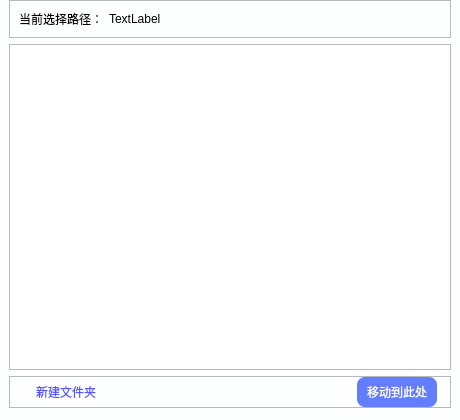
<?xml version="1.0" encoding="UTF-8"?>
<ui version="4.0">
 <class>Dialog</class>
 <widget class="QDialog" name="Dialog">
  <property name="geometry">
   <rect>
    <x>0</x>
    <y>0</y>
    <width>460</width>
    <height>420</height>
   </rect>
  </property>
  <property name="minimumSize">
   <size>
    <width>460</width>
    <height>420</height>
   </size>
  </property>
  <property name="maximumSize">
   <size>
    <width>460</width>
    <height>420</height>
   </size>
  </property>
  <property name="windowTitle">
   <string>移动文件到</string>
  </property>
  <property name="styleSheet">
   <string notr="true">#Dialog
{
	background:#FDFEFE;
}</string>
  </property>
  <layout class="QVBoxLayout" name="verticalLayout">
   <property name="spacing">
    <number>6</number>
   </property>
   <property name="leftMargin">
    <number>9</number>
   </property>
   <property name="topMargin">
    <number>0</number>
   </property>
   <property name="rightMargin">
    <number>9</number>
   </property>
   <property name="bottomMargin">
    <number>12</number>
   </property>
   <item>
    <widget class="QFrame" name="frame">
     <property name="frameShape">
      <enum>QFrame::StyledPanel</enum>
     </property>
     <property name="frameShadow">
      <enum>QFrame::Raised</enum>
     </property>
     <layout class="QHBoxLayout" name="horizontalLayout" stretch="1,10">
      <item>
       <widget class="QLabel" name="label_2">
        <property name="text">
         <string>当前选择路径：</string>
        </property>
       </widget>
      </item>
      <item>
       <widget class="QLabel" name="label_3">
        <property name="text">
         <string>TextLabel</string>
        </property>
       </widget>
      </item>
     </layout>
    </widget>
   </item>
   <item>
    <widget class="QTreeView" name="treeView"/>
   </item>
   <item>
    <widget class="QFrame" name="frame_3">
     <property name="frameShape">
      <enum>QFrame::StyledPanel</enum>
     </property>
     <property name="frameShadow">
      <enum>QFrame::Raised</enum>
     </property>
     <layout class="QHBoxLayout" name="horizontalLayout_3" stretch="2,2,20,2,1">
      <property name="spacing">
       <number>0</number>
      </property>
      <property name="leftMargin">
       <number>0</number>
      </property>
      <property name="topMargin">
       <number>0</number>
      </property>
      <property name="rightMargin">
       <number>0</number>
      </property>
      <property name="bottomMargin">
       <number>0</number>
      </property>
      <item>
       <spacer name="horizontalSpacer">
        <property name="orientation">
         <enum>Qt::Horizontal</enum>
        </property>
        <property name="sizeHint" stdset="0">
         <size>
          <width>40</width>
          <height>20</height>
         </size>
        </property>
       </spacer>
      </item>
      <item>
       <widget class="QLabel" name="label">
        <property name="font">
         <font>
          <family>Times New Roman</family>
          <pointsize>9</pointsize>
         </font>
        </property>
        <property name="cursor">
         <cursorShape>PointingHandCursor</cursorShape>
        </property>
        <property name="styleSheet">
         <string notr="true">#label{
	color:#5555ff;
}</string>
        </property>
        <property name="text">
         <string>新建文件夹</string>
        </property>
       </widget>
      </item>
      <item>
       <spacer name="horizontalSpacer_4">
        <property name="orientation">
         <enum>Qt::Horizontal</enum>
        </property>
        <property name="sizeHint" stdset="0">
         <size>
          <width>359</width>
          <height>20</height>
         </size>
        </property>
       </spacer>
      </item>
      <item>
       <widget class="QPushButton" name="pushButton">
        <property name="minimumSize">
         <size>
          <width>80</width>
          <height>30</height>
         </size>
        </property>
        <property name="maximumSize">
         <size>
          <width>80</width>
          <height>30</height>
         </size>
        </property>
        <property name="cursor">
         <cursorShape>PointingHandCursor</cursorShape>
        </property>
        <property name="styleSheet">
         <string notr="true">#pushButton
{
	background:#637dff;
	color:#ffffff;
	border-radius:8px;


}</string>
        </property>
        <property name="text">
         <string>移动到此处</string>
        </property>
       </widget>
      </item>
      <item>
       <spacer name="horizontalSpacer_3">
        <property name="orientation">
         <enum>Qt::Horizontal</enum>
        </property>
        <property name="sizeHint" stdset="0">
         <size>
          <width>33</width>
          <height>20</height>
         </size>
        </property>
       </spacer>
      </item>
     </layout>
    </widget>
   </item>
  </layout>
 </widget>
 <resources/>
 <connections/>
</ui>
